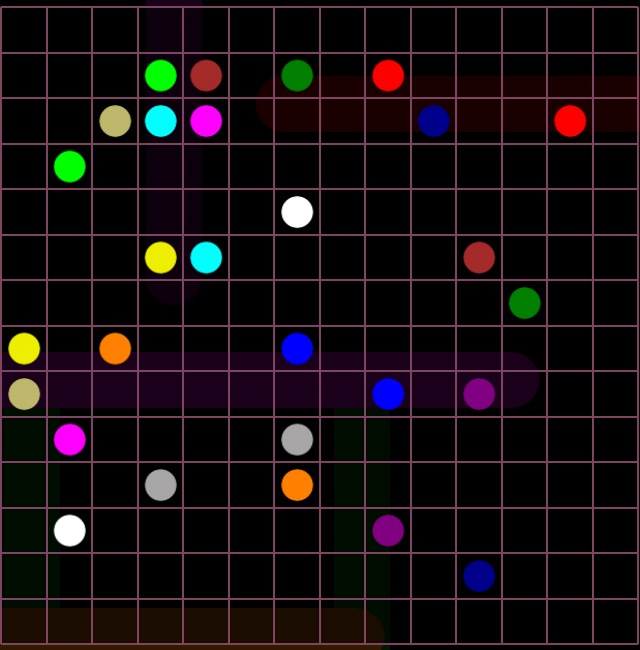
#> input picture flow14x14.jpg, 640 x 650 px
$ python -i flowimage.py   (imports and definitions only)   (older library calls are emulated)
#> lines starting #> are read from the running program, lines starting #| are printed output that depends on the picture
import cv2
import numpy as np

class FlowImage:
    def __init__(self, img):
#> called with img = 'flow14x14.jpg'
        self.img = cv2.imread(img)
#> self.img is the input picture: shape (650, 640, 3); mean B, G, R 17.4, 14.2, 22.9
        self.img_gray = cv2.cvtColor(self.img,cv2.COLOR_BGR2GRAY)
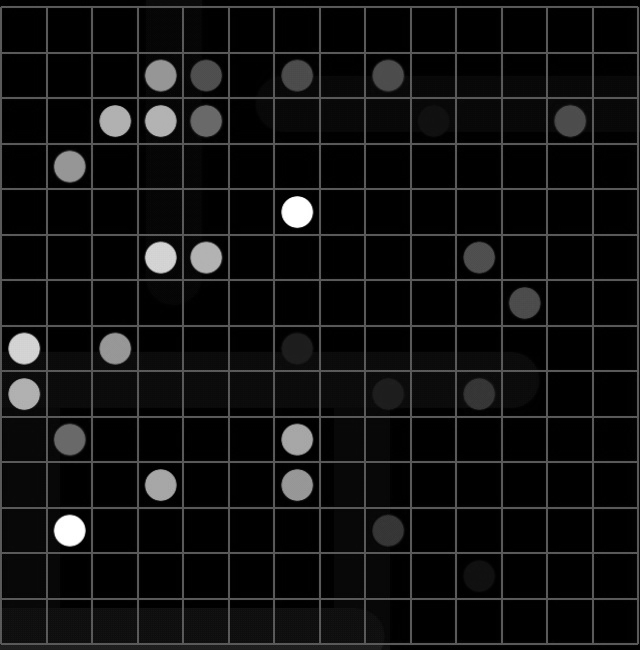
#> self.img_gray: shape (650, 640); min 0, max 255, mean 17.2
        self.getGrid()
        self.getColours()

    def getGrid(self):
        edges = cv2.Canny(self.img_gray,150,200,apertureSize = 3)
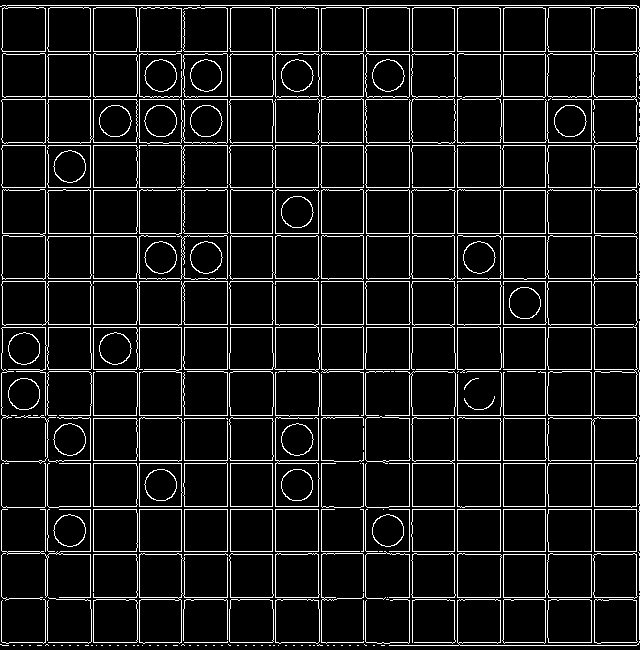
#> edges: shape (650, 640); 9% white in thin lines or dots
        lines = cv2.HoughLinesP(edges,1,np.pi/180,275, minLineLength = 600, maxLineGap = 100)[0].tolist()
#> lines = [[2, 327, 639, 327]]

        for x1,y1,x2,y2 in lines:
            for index, (x3,y3,x4,y4) in enumerate(lines):
                if y1==y2 and y3==y4: # Horizontal Lines
                    diff = abs(y1-y3)
                elif x1==x2 and x3==x4: # Vertical Lines
                    diff = abs(x1-x3)
                else:
                    diff = 0

                if diff < 10 and diff is not 0:
                    del lines[index]
#> this loop made 1 pass

        self.gridsize = (len(lines) - 2) / 2
#> self.gridsize = -0.5

        # The space between two lines
        cell_spacing = [(L[0]) for L in lines if L[0] == L[2]]
#> cell_spacing = []
        cell_spacing = sorted(cell_spacing)
        cell_spacing = cell_spacing[0:2]
#> (the run stopped early here; a loop or call above may not have finished)

$ run again, on flow5x5.jpg
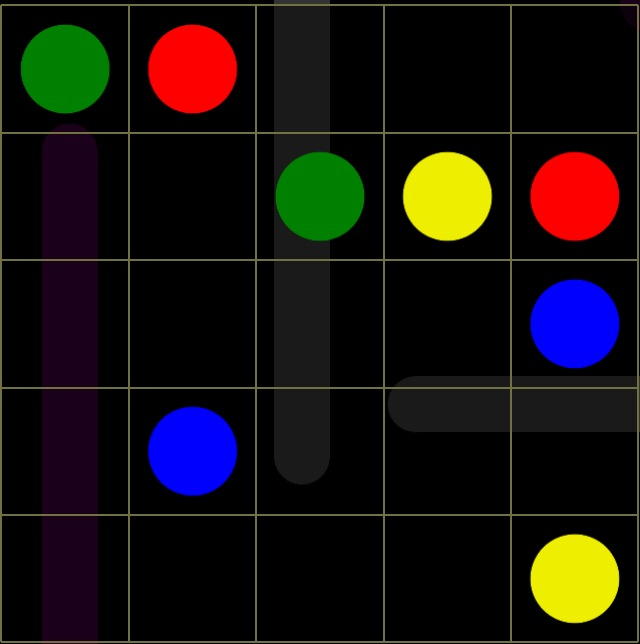
#> input picture flow5x5.jpg, 640 x 644 px
#> in __init__, self.img is the input picture: shape (644, 640, 3); mean B, G, R 15.1, 17.6, 23.2
#> in __init__, `self.img_gray = cv2.cvtColor(self.img,cv2.COLOR_BGR2GRAY)`:
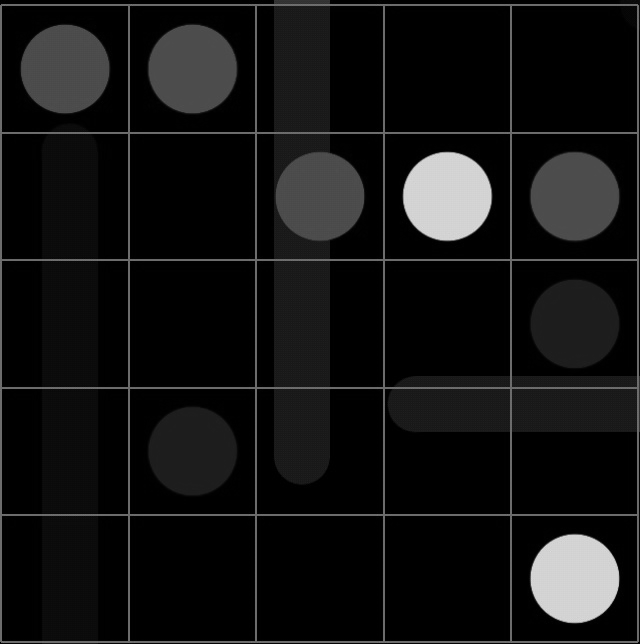
#> self.img_gray: shape (644, 640); min 0, max 221, mean 19
#> in getGrid, `edges = cv2.Canny(self.img_gray,150,200,apertureSize = 3)`:
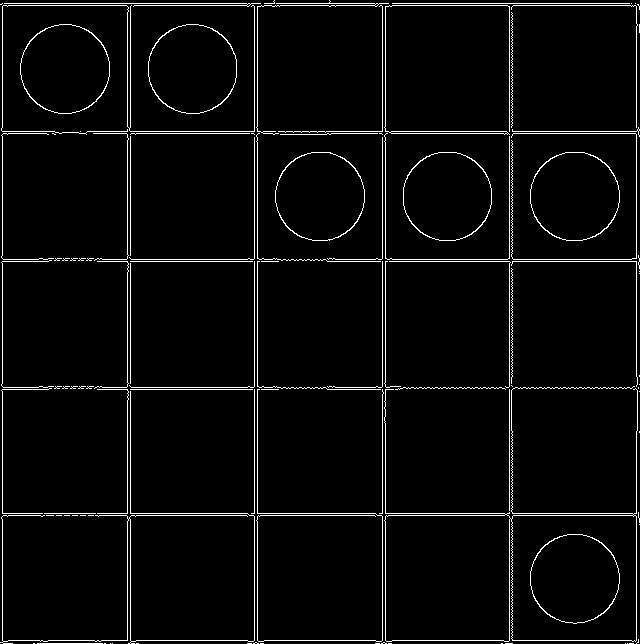
#> edges: shape (644, 640); 3.6% white in thin lines or dots
#> lines = [[2, 513, 638, 513]]
#> the loop in getGrid, `for x1,y1,x2,y2 in lines:` made 1 pass
#> self.gridsize = -0.5
#> cell_spacing = []

$ run again, on flow8x8.jpg
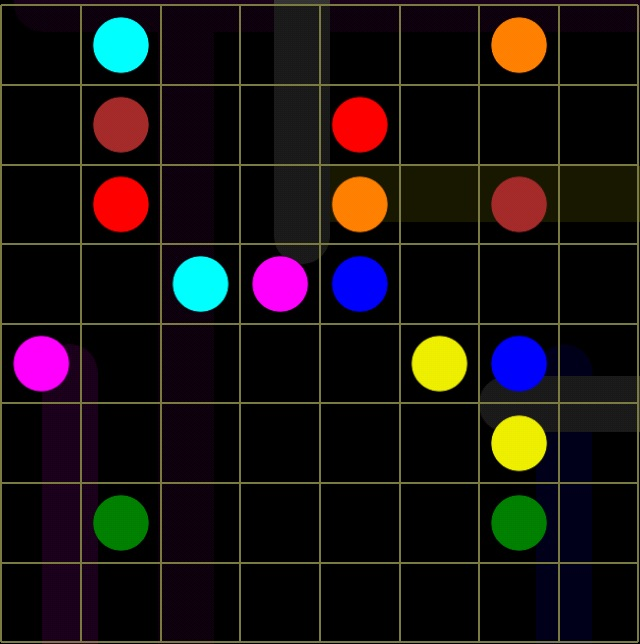
#> input picture flow8x8.jpg, 640 x 644 px
#> in __init__, self.img is the input picture: shape (644, 640, 3); mean B, G, R 18.5, 18.3, 25.1
#> in __init__, `self.img_gray = cv2.cvtColor(self.img,cv2.COLOR_BGR2GRAY)`:
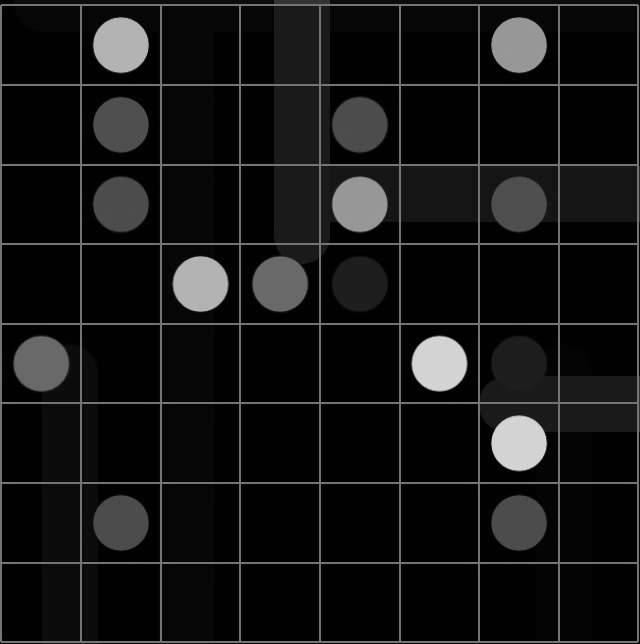
#> self.img_gray: shape (644, 640); min 0, max 221, mean 20.4
#> in getGrid, `edges = cv2.Canny(self.img_gray,150,200,apertureSize = 3)`:
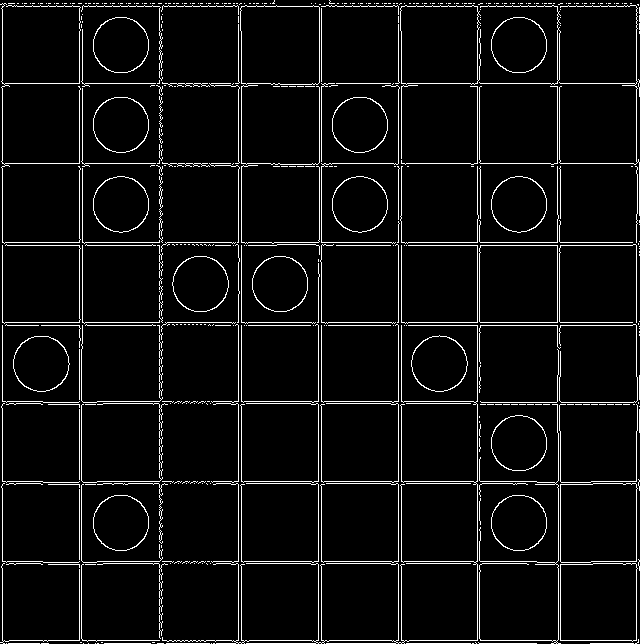
#> edges: shape (644, 640); 5.4% white in thin lines or dots
#> lines = [[241, 643, 241, 3]]
#> the loop in getGrid, `for x1,y1,x2,y2 in lines:` made 1 pass
#> self.gridsize = -0.5
#> cell_spacing = [241]
#> self.cell_spacing = 241
#> in getColours, `circles = cv2.HoughCircles(self.img_gray,cv2.cv.CV_HOUGH_GRADIENT,1,20..`: circles = 16 rows, first 8: [120.5, 522.5, 27.9], [359.5, 283.5, 28], [359.5, 124.5, 28], [279.5, 283.5, 28], [518.5, 44.5, 28], [120.5, 44.5, 28], [438.5, 363.5, 27.3], [199.5, 283.5, 27.3]
#> in getColours, `circles = np.uint16(np.around(circles))`: circles = 16 rows, first 8: [120, 522, 28], [360, 284, 28], [360, 124, 28], [280, 284, 28], [518, 44, 28], [120, 44, 28], [438, 364, 27], [200, 284, 27]
#> the loop in getColours, `for i in circles[0,:]:` made 16 passes
#> after the loop in getColours, `for i in circles[0,:]:`: centre_points = [(522, 120), (284, 360), (124, 360), (284, 280), (44, 518), (44, 120), (364, 438), (284, 200), (364, 40), (204, 360), (444, 518), (204, 120), (124, 120), (522, 520), (204, 520), (362, 520)]; colours = [[4, 130, 4], [254, 0, 0], [0, 0, 254], [254, 0, 255], [0, 126, 254], [255, 255, 0], [2, 240, 240], [255, 255, 0], [254, 0, 255], [0, 127, 255], [2, 240, 240], [0, 0, 254], [41, 42, 164], [4, 130, 4], [41, 42, 164], [254, 0, 0]]
#> the loop in getColours, `for i1, (b1,g1,r1) in enumerate(colours):` made 16 passes
#> after the loop in getColours, `for i1, (b1,g1,r1) in enumerate(colours):`: colours = [[4, 130, 4], [254, 0, 0], [0, 0, 254], [254, 0, 255], [0, 127, 255], [255, 255, 0], [2, 240, 240], [255, 255, 0], [254, 0, 255], [0, 127, 255], [2, 240, 240], [0, 0, 254], [41, 42, 164], [4, 130, 4], [41, 42, 164], [254, 0, 0]]
#> after the loop in getColours, `for i1, (b1,g1,r1) in enumerate(colours):`: grouped = [[(2.17, 0.498), (2.17, 2.16)], [(1.18, 1.49), (1.5, 2.16)], [(0.515, 1.49), (0.846, 0.498)], [(1.18, 1.16), (1.51, 0.166)], [(0.183, 2.15), (0.846, 1.49)], [(0.183, 0.498), (1.18, 0.83)], [(1.51, 1.82), (1.84, 2.15)], [(0.515, 0.498), (0.846, 2.16)]]
#> self.colours has the same summary as grouped
#> the loop in getGrid (call 2), `for x1,y1,x2,y2 in lines:` made 1 pass

$ run again, on flow6x6.png
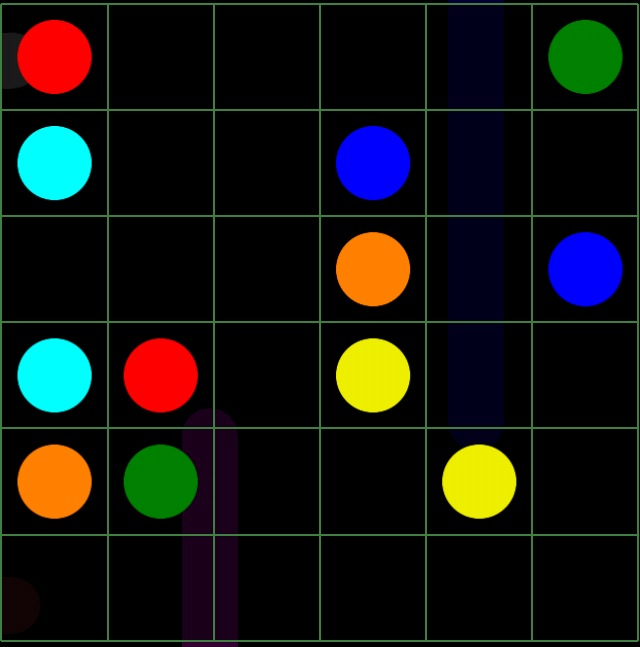
#> input picture flow6x6.png, 640 x 647 px
#> in __init__, self.img is the input picture: shape (647, 640, 3); mean B, G, R 16.8, 21.3, 20
#> in __init__, `self.img_gray = cv2.cvtColor(self.img,cv2.COLOR_BGR2GRAY)`:
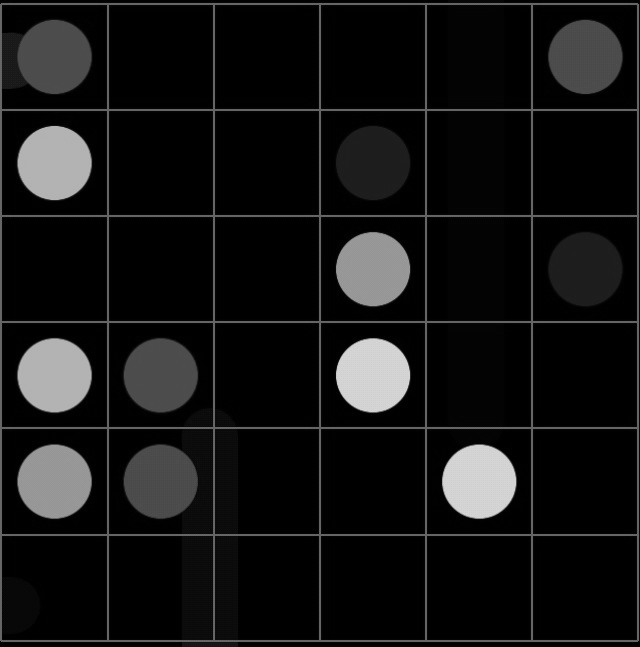
#> self.img_gray: shape (647, 640); min 0, max 219, mean 20.4
#> in getGrid, `edges = cv2.Canny(self.img_gray,150,200,apertureSize = 3)`:
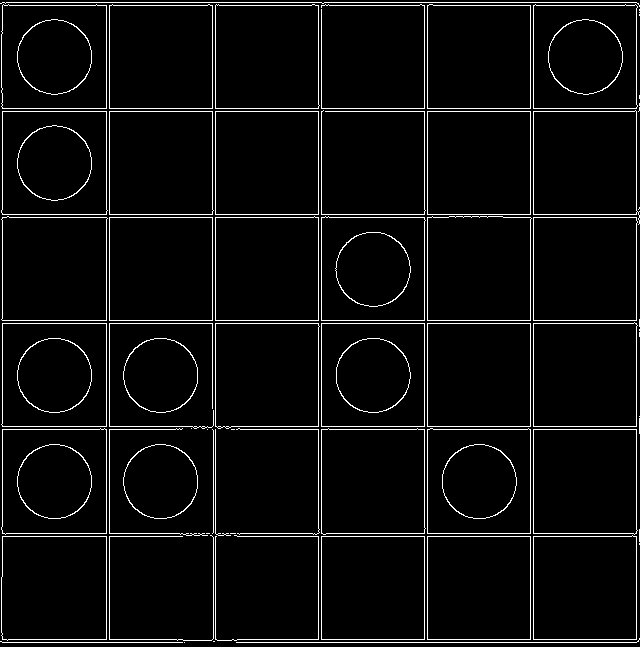
#> edges: shape (647, 640); 4.5% white in thin lines or dots
#> lines = [[2, 214, 638, 214]]
#> the loop in getGrid, `for x1,y1,x2,y2 in lines:` made 1 pass
#> self.gridsize = -0.5
#> cell_spacing = []
